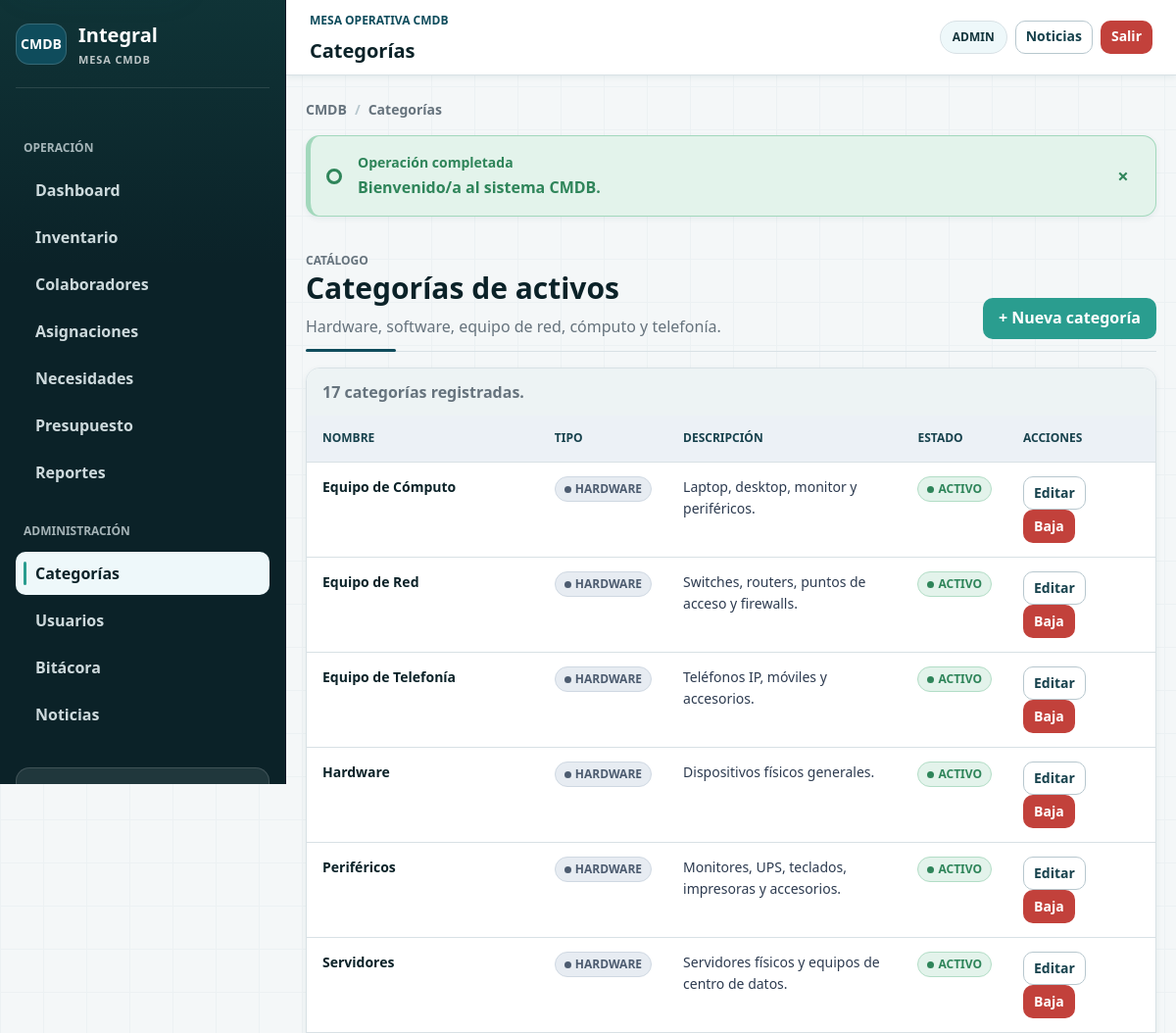
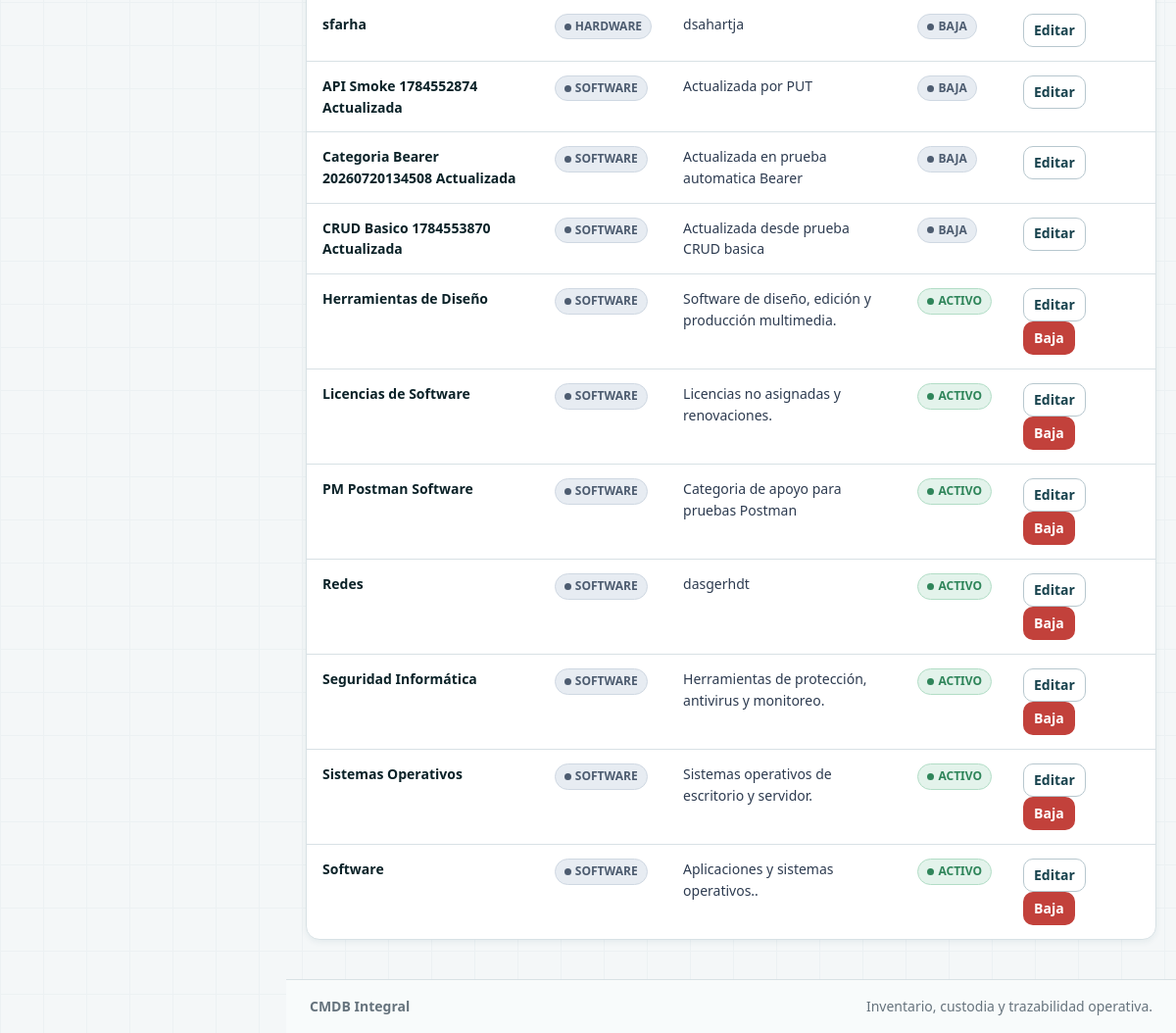
/CMDB_Semestral/public/categories (signed in), run on the app's committed database (2 pictures, top to bottom).
### tables this page shows
CREATE TABLE `categorias` (
  `id` int UNSIGNED NOT NULL,
  `nombre` varchar(100) NOT NULL,
  `tipo` enum('HARDWARE','SOFTWARE') NOT NULL,
  `descripcion` varchar(255) DEFAULT NULL,
  `activo` tinyint(1) NOT NULL DEFAULT '1',
  `created_at` timestamp NOT NULL DEFAULT CURRENT_TIMESTAMP,
  `updated_at` timestamp NOT NULL DEFAULT CURRENT_TIMESTAMP ON UPDATE CURRENT_TIMESTAMP
);

### app/Views/categories/index.php (the view, shortened to what the rows shown need)
<section class="section-header">
    <div>
        <h1>Categorías de activos</h1>
    </div>
</section>
<div class="table-wrap">
    <table>
        <caption><?= e(count($categories)) ?> categorías registradas.</caption>
        <thead><tr><th scope="col">Nombre</th><th scope="col">Tipo</th><th scope="col">Descripción</th><th scope="col">Estado</th><th scope="col">Acciones</th></tr></thead>
        <tbody>
        <?php foreach ($categories as $category): ?>
            <tr>
                <td><?= e($category['nombre']) ?></td>
                <td><?= status_badge($category['tipo']) ?></td>
                <td><?= e($category['descripcion']) ?></td>
                <td><?= (int) $category['activo'] ? status_badge('ACTIVO') : status_badge('BAJA') ?></td>
                <td>
                    <?php if (\App\Core\Auth::can('categories.manage')): ?>
                        <a class="btn btn-light btn-small" href="<?= url('categories/edit?id=' . $category['id']) ?>">Editar</a>
                        <?php if ((int) $category['activo']): ?>
                            <form method="post" action="<?= url('categories/deactivate') ?>" class="inline-action">
                                <button class="btn btn-danger btn-small" data-confirm="¿Dar de baja esta categoría?" type="submit">Baja</button>
                            </form>
                        <?php endif; ?>
                    <?php endif; ?>
                </td>
            </tr>
        <?php endforeach; ?>
        </tbody>
    </table>
</div>

### app/Core/helpers.php (shortened to what the rows shown need)
<?php
function e(mixed $value): string
{
    return htmlspecialchars((string) $value, ENT_QUOTES, 'UTF-8');
}
function url(string $path = ''): string
{
    $base = rtrim((string) Config::get('app.base_path', ''), '/');
    $path = ltrim($path, '/');
    return $path === '' ? ($base ?: '/') : ($base . '/' . $path);
}
function status_badge(string $status): string
{
    $normalized = strtoupper($status);
    $class = match ($normalized) {
        'ACTIVO', 'ACTIVA', 'DISPONIBLE', 'ATENDIDA', 'PUBLICADA', 'APROBADA' => 'success',
        'ASIGNADO', 'EN_REVISION', 'EN_TRAMITE', 'MANTENIMIENTO', 'DEVOLUCION_REGISTRADA', 'REVISION_TECNICA', 'EN_REPARACION' => 'info',
        'DANADO', 'DESCARTE', 'BLOQUEADO', 'CANCELADA', 'DONADO', 'VENCIDA', 'RECHAZADA' => 'danger',
        'PENDIENTE', 'EN_ESPERA', 'INACTIVA' => 'warning',
        default => 'neutral'
    };
    $label = in_array($normalized, NeedStatus::values(), true)
        ? NeedStatus::label($status)
        : InventoryStatus::label($status);
    return '<span class="badge badge-' . $class . '">' . e($label) . '</span>';
}

### data on the page
categorias: nombre "Equipo de Cómputo", tipo "HARDWARE ACTIVO", descripcion "Laptop, desktop, monitor y periféricos."
categorias: nombre "Equipo de Red", tipo "HARDWARE ACTIVO", descripcion "Switches, routers, puntos de acceso y firewalls."
categorias: nombre "Equipo de Telefonía", tipo "HARDWARE ACTIVO", descripcion "Teléfonos IP, móviles y accesorios."
categorias: nombre "Hardware", tipo "HARDWARE ACTIVO", descripcion "Dispositivos físicos generales."
categorias: nombre "Periféricos", tipo "HARDWARE ACTIVO", descripcion "Monitores, UPS, teclados, impresoras y accesorios."
categorias: nombre "Servidores", tipo "HARDWARE ACTIVO", descripcion "Servidores físicos y equipos de centro de datos."
categorias: nombre "sfarha", tipo "HARDWARE BAJA", descripcion "dsahartja"
categorias: nombre "API Smoke 1784552874 Actualizada", tipo "SOFTWARE BAJA", descripcion "Actualizada por PUT"
categorias: nombre "Categoria Bearer 20260720134508 Actualizada", tipo "SOFTWARE BAJA", descripcion "Actualizada en prueba automatica Bearer"
categorias: nombre "CRUD Basico 1784553870 Actualizada", tipo "SOFTWARE BAJA", descripcion "Actualizada desde prueba CRUD basica"
categorias: nombre "Herramientas de Diseño", tipo "SOFTWARE ACTIVO", descripcion "Software de diseño, edición y producción multimedia."
categorias: nombre "Licencias de Software", tipo "SOFTWARE ACTIVO", descripcion "Licencias no asignadas y renovaciones."
categorias: nombre "PM Postman Software", tipo "SOFTWARE ACTIVO", descripcion "Categoria de apoyo para pruebas Postman"
categorias: nombre "Redes", tipo "SOFTWARE ACTIVO", descripcion "dasgerhdt"
categorias: nombre "Seguridad Informática", tipo "SOFTWARE ACTIVO", descripcion "Herramientas de protección, antivirus y monitoreo."
categorias: nombre "Sistemas Operativos", tipo "SOFTWARE ACTIVO", descripcion "Sistemas operativos de escritorio y servidor."
categorias: nombre "Software", tipo "SOFTWARE ACTIVO", descripcion "Aplicaciones y sistemas operativos.."

### other printed values
$navItem['label'] "Dashboard"
$navItem['label'] "Inventario"
$navItem['label'] "Colaboradores"
$navItem['label'] "Asignaciones"
$navItem['label'] "Necesidades"
$navItem['label'] "Presupuesto"
$navItem['label'] "Reportes"
$navItem['label'] "Categorías"
$navItem['label'] "Usuarios"
$navItem['label'] "Bitácora"
$navItem['label'] "Noticias"
$title "Categorías"
$sessionUser['rol'] "ADMIN"
$success "Bienvenido/a al sistema CMDB."
count($categories) "17"
